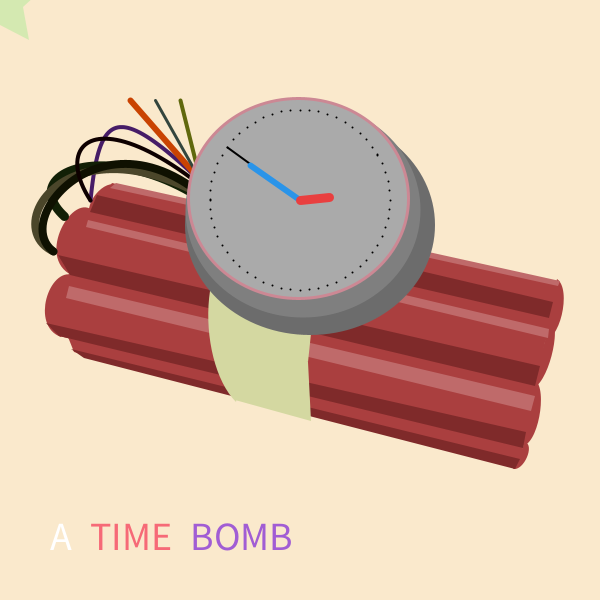
Frame 1 (no input)
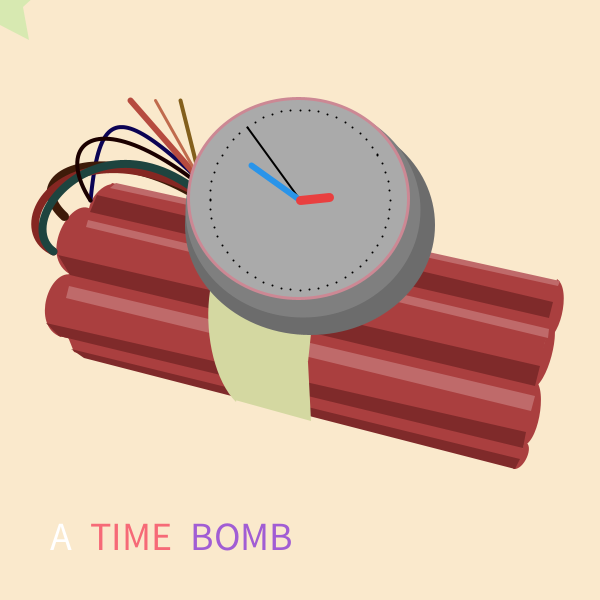
Frame 60 (the mouse pressed at the canvas centre just before this capture)
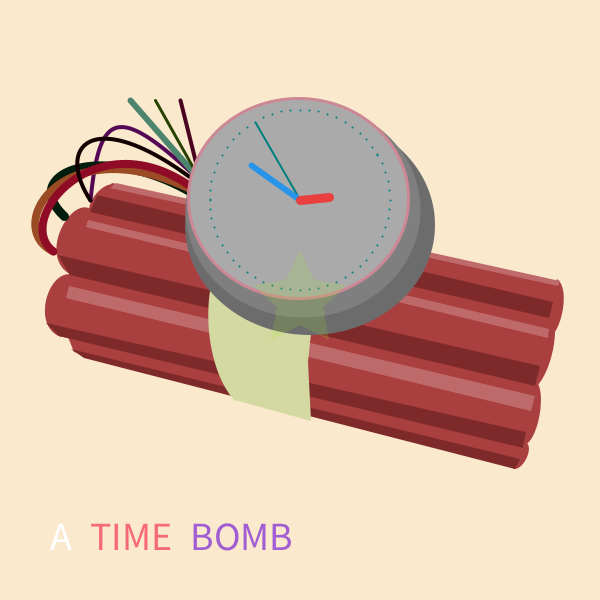
Frame 120 (the mouse held since frame 60 and released just before this capture)

The Processing sketch that drew these frames (run headless with seeded random() and noise(); from frame 60 on, the mouse is pressed at the canvas centre):

// Processing sketch: processing_144405
// ── processing_144405.pde

// Konkuk University
// Department of Dynamic Media
// SOS iDesign
// Name: KIM Mirae
// ID: 201420064
 
 
 
int cx, cy;
float secondsRadius;
float minutesRadius;
float hoursRadius;
float clockDiameter;
 
void setup() {
  size(600, 600);
  stroke(600);
  colorMode (RGB, 600);
 
 
 
  int radius = min(width, height) / 2;
  secondsRadius = radius * 0.3;
  minutesRadius = radius * 0.2;
  hoursRadius = radius * 0.1;
  clockDiameter = radius * 1.8;
 
  cx = width / 2;
  cy = height / 3;
}
 
 
 
 
 
 
void draw() {
   
   
  background(590, 550, 480);
  //body
  noStroke();
  fill(400, 150, 150);
  quad (90, 210, 70, 275, 535, 386, 551, 316);
  fill(400, 150, 150);
  quad (69, 274, 59, 336, 523, 448, 536, 383);
  fill(400, 150, 150);
  quad (90, 212, 112, 183, 558, 282, 550, 320);
  fill(400, 150, 150);
  quad (74, 352, 68, 337, 523, 447, 520, 462);
 
  fill(400, 150, 150);
  bezier(117, 186, 107, 177, 79, 204, 92, 224);
  fill(400, 150, 150);
  bezier(92, 210, 71, 193, 33, 262, 76, 277);
  fill(400, 150, 150);
  bezier(73, 275, 49, 267, 30, 326, 61, 337);
  fill(400, 150, 150);
  bezier(557, 279, 572, 289, 560, 344, 541, 341);
  fill(400, 150, 150);
  bezier(551, 320, 562, 327, 548, 386, 531, 389);
  fill(400, 150, 150);
  bezier(535, 380, 548, 389, 538, 447, 521, 446);
  fill(400, 150, 150);
  bezier(525, 442, 535, 445, 524, 471, 513, 469);
 
  //body-darkside
  noStroke();
  fill(300, 100, 100);
  quad (70, 275, 58, 255, 540, 366, 535, 386);
  fill(300, 100, 100);
  quad (59, 336, 46, 323, 526, 432, 523, 448);
  fill(300, 100, 100);
  quad (90, 212, 97, 195, 553, 302, 549, 318);
  fill(300, 100, 100);
  quad (71, 349, 84, 358, 515, 469, 520, 459);
 
  //body-light
  noStroke();
  fill(450, 250, 250);
  quad (88, 220, 86, 227, 548, 338, 549, 329);
  fill(450, 250, 250);
  quad (66, 298, 69, 286, 535, 396, 531, 411);
  fill(450, 250, 250);
  quad (110, 188, 116, 183, 560, 281, 558, 286);
 
  //tape
  fill(500, 510, 380);
  bezier(270, 220, 194, 226, 195, 361, 236, 402);
  fill(500, 510, 380);
  quad (311, 421, 308, 362, 247, 316, 235, 400);
  fill(500, 510, 380);
  quad (308, 362, 316, 286, 253, 249, 240, 342);
  fill(500, 510, 380);
  quad (316, 286, 345, 235, 270, 223, 252, 276);
 
  //line
  stroke(random(255),random(255),random(255));
  strokeWeight (4);
  noFill();
  bezier(233, 213, 120, 100, 100, 100, 90, 200);
 
  stroke(random(180),random(90),random(50));
  strokeWeight (9);
  noFill();
  bezier(211, 205, 114, 135, 14, 170, 64, 216);
 
  stroke(random(390),random(300),random(300));
  strokeWeight (8);
  noFill();
  bezier(202, 195, 66, 120, 0, 226, 53, 251);
 
  stroke(random(390),random(200),random(180));
  strokeWeight (8);
  noFill();
  bezier(202, 195, 100, 110, 10, 220, 53, 251);
 
  stroke(random(100),random(0),random(0));
  strokeWeight (4);
  noFill();
  bezier(233, 213, 105, 95, 49, 137, 90, 200);
 
//starlight-1
  stroke(random(500),random(400),random(300));
  strokeWeight (4);
  noFill();
  line(180,100,200,180);
  stroke(random(500),random(400),random(300));
  strokeWeight (6);
  noFill();
  line(130,100,200,180);
  stroke(random(500),random(400),random(300));
  strokeWeight (3);
  noFill();
  line(155,100,200,180);
 
 
  //timer
  noStroke();
  fill(255, 255, 255);
  ellipse(310, 225, 250, 220);
 
  noStroke();
  fill(300, 300, 300);
  ellipse(303, 210, 235, 215);
 
  stroke(480,320,350);
  strokeWeight (3);
  fill(400, 400, 400);
  ellipse(298, 198, 220, 200);
 
  
 
 
 
  // Angles for sin() and cos() start at 3 o'clock;
  // subtract HALF_PI to make them start at the top
  float s = map(second(), 0, 60, 0, TWO_PI) - HALF_PI;
  float m = map(minute() + norm(second(), 0, 60), 0, 60, 0, TWO_PI) - HALF_PI;
  float h = map(hour() + norm(minute(), 0, 60), 0, 24, 0, TWO_PI * 2) - HALF_PI;
 
  // Draw the hands of the clock
  stroke(RGB, mouseX/(width/600), mouseY/(height/600), 600);
  strokeWeight(2);
  line(cx, cy, cx + cos(s) * secondsRadius, cy + sin(s) * secondsRadius);
  stroke(100, 350, 550);
  strokeWeight(6);
  line(cx, cy, cx + cos(m) * minutesRadius, cy + sin(m) * minutesRadius);
  stroke(550, 150, 150);
  strokeWeight(9);
  line(cx, cy, cx + cos(h) * hoursRadius, cy + sin(h) * hoursRadius);
 
  // Draw the minute ticks
 
    stroke(RGB, mouseX/(width/600), mouseY/(height/600), 600);
  strokeWeight(2);
  beginShape(POINTS);
  for (int a = 0; a < 360; a+=6) {
    float angle = radians(a);
    float x = cx + cos(angle) * secondsRadius;
    float y = cy + sin(angle) * secondsRadius;
    vertex(x, y);
  }
 
  //Clock Text 
  fill(600, 600, 600);
  textSize(40);
  text("A", 50, 550);
 
  fill(580, 250, 280);
  textSize(40);
  text("TIME", 90, 550);
 
  fill(380, 220, 500);
  textSize(40);
  text("BOMB", 190, 550);
 
  if(second()==59){
   
  fill(random(255),20,20);
  rect(0,0,width,height);
  
  //BOMB!!!!!
    fill(random(400), 200, 200);
  textSize(150);
  text("BOMB!!!!!", 0, 150);
  
  fill(random(400), 200, 200);
  textSize(150);
  text("BOMB!!!!!", 0, 300);
 
   fill(random(550), 200, 200);
  textSize(150);
  text("BOMB!!!!!", 0, 450);
 
  fill(random(550), 200, 200);
  textSize(150);
  text("BOMB!!!!!", 0, 580);
  
 }

  endShape();
 
 
 
 
  translate(mouseX, mouseY);
  noStroke();
  fill(random(600), 550, 100, 100);
  beginShape();
  vertex(0, -50);
  vertex(14, -20);
  vertex(47, -15);
  vertex(23, 7);
  vertex(29, 40);
  vertex(0, 25);
  vertex(-29, 40);
  vertex(-23, 7);
  vertex(-47, -15);
  vertex(-14, -20);
  endShape(CLOSE);
   
   
 
 
} 
